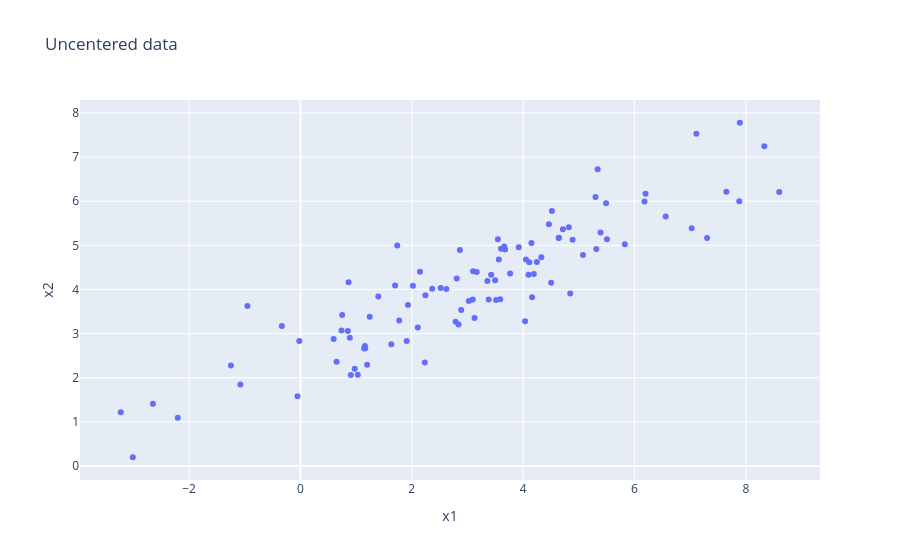
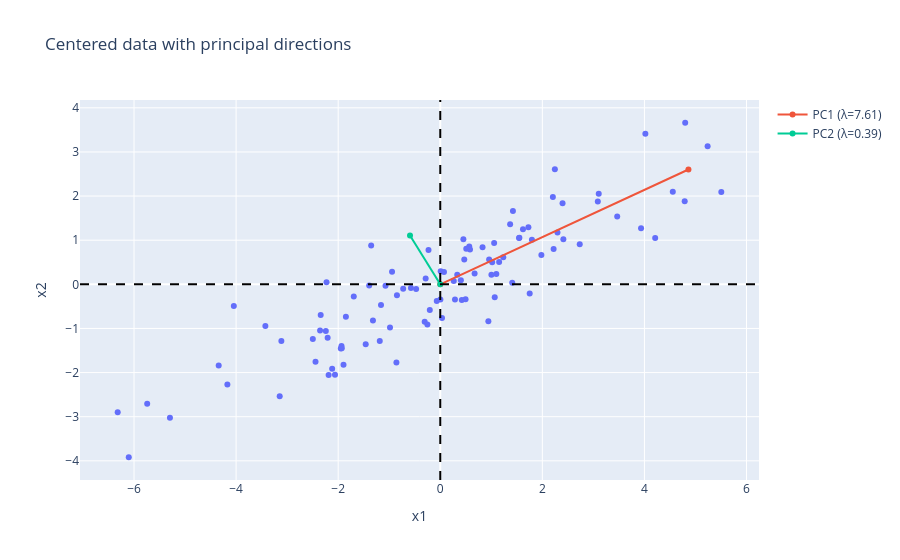

Source (notebook cell) for these figures, in order:
### Code cell
np.random.seed(1239)
D, n = 2, 100

# mean and covariance (positive correlation)
mean = [3, 4]
cov = [[6, 3],
       [3, 2]] 

X = np.random.multivariate_normal(mean, cov, size=n)

fig = px.scatter(x=X[:, 0], y=X[:, 1],title="Uncentered data",labels={"x":"x1","y":"x2"})
fig.show()

# Center data
X_centered = X - np.mean(X, axis=0)

# Eigen decomposition
Lambda, V = np.linalg.eig(cov)

# sort by descending eigenvalues
idx = np.argsort(Lambda)[::-1]
Lambda = Lambda[idx]
V = V[:, idx]

# Plot 
fig = px.scatter(x=X_centered[:, 0],y=X_centered[:, 1],title="Centered data with principal directions",labels={"x": "x1", "y": "x2"})

# Add axes at 0 
fig.add_hline(y=0, line_dash="dash", line_color="black")
fig.add_vline(x=0, line_dash="dash", line_color="black")

# Add eigenvectors 
origin = np.array([0, 0])

for i in range(2):
    vec = V[:, i]
    length = np.sqrt(Lambda[i]) * 2 # scale for visibility
    fig.add_trace(go.Scatter(x=[origin[0], vec[0]*length],y=[origin[1], vec[1]*length],mode="lines+markers",name=f"PC{i+1} (λ={Lambda[i]:.2f})"))

fig.show()

### Figure 1 — Plotly figure (JSON) as saved in the notebook; plotly's stock layout.template omitted (floating-point values rounded to 4 significant figures)
{"data": [{"hovertemplate": "x1=%{x}<br>x2=%{y}<extra></extra>", "legendgroup": "", "marker": {"color": "#636efa", "symbol": "circle"}, "mode": "markers", "name": "", "orientation": "v", "showlegend": false, "type": "scatter", "x": [-1.078, 8.332, 5.505, 4.247, 4.149, 4.16, 4.637, 3.128, -2.649, 4.846, -1.248, 7.649, 3.766, 3.661, -0.0526, 7.892, -0.3334, 4.643, 2.788, 5.3, 1.198, 5.074, -0.02009, -3.01, 3.095, 1.031, 0.8513, 1.739, 4.889, 6.56, 7.027, 0.6493, 4.714, 1.632, 1.774, 6.18, 5.489, 4.095, 3.603, 2.863, 4.051, 3.515, 4.503, 0.7506, 1.908, 3.589, 1.145, 3.564, 0.5965, 4.517, 3.358, 4.328, 3.426, 3.922, 5.826, 7.883, 2.245, 3.102, 0.8866, 1.158, 1.164, 3.546, 5.39, 6.198, 2.807, 0.8648, 2.108, 2.234, 1.245, 4.82, 2.148, 2.888, 0.9056, 3.676, 1.701, 5.314, 2.621, 2.841, 1.399, 0.9752, 3.166, -0.9511, 2.519, 0.7387, 2.367, 5.339, 3.381, 8.6, 1.932, 4.036, -3.227, 7.112, 4.11, 4.462, 2.021, -2.203, 3.497, 7.304, 4.192, 3.025], "xaxis": "x", "y": [1.847, 7.247, 5.138, 4.625, 5.053, 3.825, 5.167, 3.355, 1.408, 3.906, 2.277, 6.214, 4.361, 4.973, 1.582, 7.778, 3.172, 5.171, 3.27, 6.098, 2.292, 4.782, 2.834, 0.1978, 3.77, 2.066, 3.057, 4.996, 5.126, 5.654, 5.389, 2.364, 5.362, 2.758, 3.297, 5.995, 5.952, 4.335, 4.924, 4.896, 4.681, 3.761, 4.154, 3.419, 2.834, 3.776, 2.661, 4.679, 2.878, 5.78, 4.195, 4.729, 4.331, 4.959, 5.025, 5.998, 3.868, 4.413, 2.907, 2.719, 2.668, 5.14, 5.29, 6.171, 4.247, 4.161, 3.137, 2.346, 3.381, 5.408, 4.404, 3.532, 2.063, 4.905, 4.091, 4.918, 4.011, 3.205, 3.84, 2.203, 4.394, 3.624, 4.031, 3.071, 4.018, 6.726, 3.772, 6.21, 3.65, 3.282, 1.215, 7.531, 4.616, 5.476, 4.084, 1.094, 4.208, 5.165, 4.35, 3.739], "yaxis": "y"}], "layout": {"legend": {"tracegroupgap": 0}, "title": {"text": "Uncentered data"}, "xaxis": {"anchor": "y", "domain": [0, 1], "title": {"text": "x1"}}, "yaxis": {"anchor": "x", "domain": [0, 1], "title": {"text": "x2"}}}}

### Figure 2 — Plotly figure (JSON) as saved in the notebook; plotly's stock layout.template omitted (floating-point values rounded to 4 significant figures)
{"data": [{"hovertemplate": "x1=%{x}<br>x2=%{y}<extra></extra>", "legendgroup": "", "marker": {"color": "#636efa", "symbol": "circle"}, "mode": "markers", "name": "", "orientation": "v", "showlegend": false, "type": "scatter", "x": [-4.171, 5.239, 2.412, 1.154, 1.056, 1.067, 1.544, 0.03444, -5.742, 1.753, -4.341, 4.556, 0.6729, 0.568, -3.146, 4.799, -3.427, 1.55, -0.3052, 2.206, -1.896, 1.981, -3.113, -6.103, 0.001939, -2.063, -2.242, -1.354, 1.796, 3.467, 3.934, -2.444, 1.621, -1.461, -1.319, 3.087, 2.396, 1.002, 0.5094, -0.2297, 0.9576, 0.4222, 1.41, -2.343, -1.185, 0.4959, -1.948, 0.4704, -2.497, 1.424, 0.265, 1.235, 0.3328, 0.8285, 2.733, 4.789, -0.8484, 0.008766, -2.207, -1.935, -1.93, 0.4531, 2.297, 3.105, -0.2861, -2.228, -0.9847, -0.859, -1.849, 1.727, -0.9447, -0.205, -2.188, 0.5825, -1.392, 2.221, -0.4725, -0.2526, -1.695, -2.118, 0.07318, -4.044, -0.574, -2.354, -0.7262, 2.245, 0.2883, 5.507, -1.161, 0.9425, -6.32, 4.019, 1.017, 1.369, -1.072, -5.296, 0.4037, 4.211, 1.099, -0.06854], "xaxis": "x", "y": [-2.27, 3.13, 1.022, 0.5083, 0.9363, -0.2915, 1.05, -0.7614, -2.709, -0.2105, -1.839, 2.098, 0.2442, 0.8567, -2.534, 3.662, -0.9441, 1.054, -0.8467, 1.982, -1.825, 0.6654, -1.283, -3.919, -0.3464, -2.05, -1.059, 0.8793, 1.01, 1.537, 1.272, -1.752, 1.245, -1.359, -0.8198, 1.878, 1.835, 0.2182, 0.8078, 0.7791, 0.5645, -0.356, 0.03723, -0.6977, -1.282, -0.3407, -1.455, 0.5622, -1.239, 1.664, 0.07815, 0.6126, 0.2142, 0.8421, 0.9084, 1.881, -0.2487, 0.2965, -1.209, -1.397, -1.448, 1.023, 1.174, 2.055, 0.1304, 0.04432, -0.9793, -1.771, -0.7358, 1.291, 0.2871, -0.5846, -2.054, 0.788, -0.02532, 0.8018, -0.1059, -0.9117, -0.2765, -1.914, 0.2775, -0.493, -0.08515, -1.045, -0.09843, 2.609, -0.3444, 2.094, -0.4668, -0.8342, -2.901, 3.415, 0.4991, 1.36, -0.03263, -3.023, 0.09174, 1.048, 0.2333, -0.3778], "yaxis": "y"}, {"mode": "lines+markers", "name": "PC1 (λ=7.61)", "type": "scatter", "x": [0, 4.863], "y": [0, 2.603]}, {"mode": "lines+markers", "name": "PC2 (λ=0.39)", "type": "scatter", "x": [0, -0.5927], "y": [0, 1.107]}], "layout": {"legend": {"tracegroupgap": 0}, "shapes": [{"line": {"color": "black", "dash": "dash"}, "type": "line", "x0": 0, "x1": 1, "xref": "x domain", "y0": 0, "y1": 0, "yref": "y"}, {"line": {"color": "black", "dash": "dash"}, "type": "line", "x0": 0, "x1": 0, "xref": "x", "y0": 0, "y1": 1, "yref": "y domain"}], "title": {"text": "Centered data with principal directions"}, "xaxis": {"anchor": "y", "domain": [0, 1], "title": {"text": "x1"}}, "yaxis": {"anchor": "x", "domain": [0, 1], "title": {"text": "x2"}}}}
